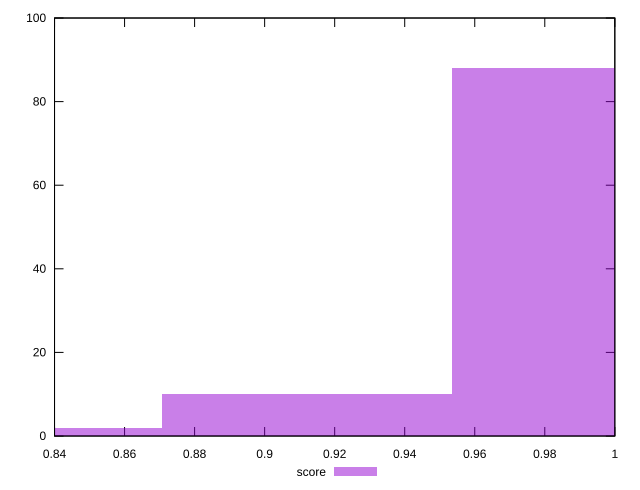

The script that saved this image:
reset

$score <<EOF
0.9949719357232518 88
0.9120576077463142 10
0.8291432797693765 2
EOF

set key outside below
set boxwidth 0.08291432797693765
set xrange [0.84:1]
set yrange [0:100]
set trange [0:100]
set style fill transparent solid 0.5 noborder
set terminal svg size 640, 490 enhanced background rgb 'white'
set output "report_00013_2021-02-09T12-04-24.940Z/unminified-css/samples/pages+cached/score/histogram.svg"

plot $score title "score" with boxes

reset
